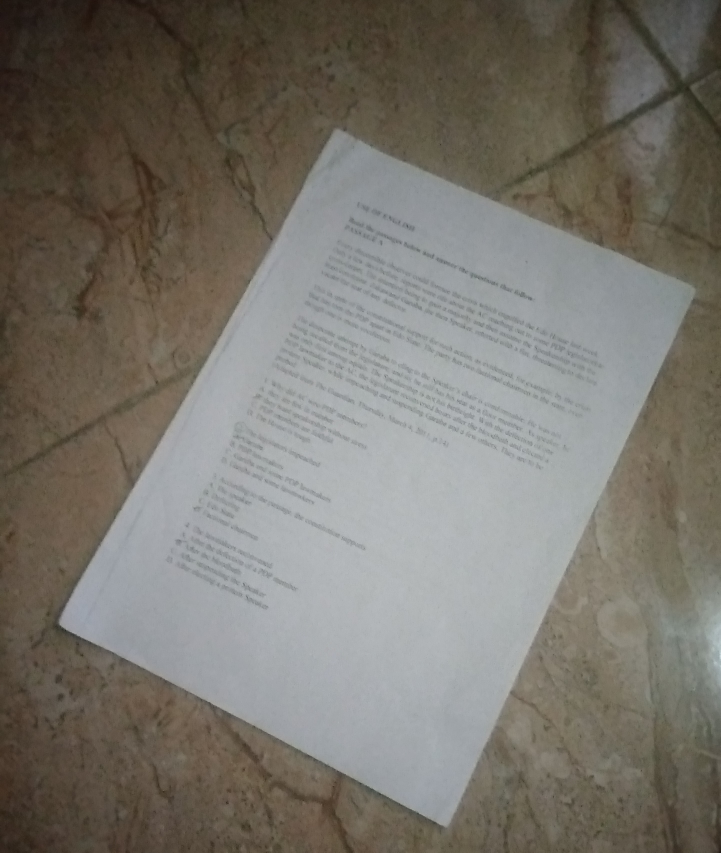
#> input picture images/questions.jpg, 2881 x 3409 px (shown at 1/4 size)
$ python scan.py
#> lines starting #> are read from the running program, lines starting #| are printed output that depends on the picture; after the words box and inside, x2 and y2 are one past the last pixel; in counts of white or black regions, pixels touching at a corner belong together
from skimage.filters import threshold_local # to add a kind of black and white feel to the scanned image
import numpy as np
import cv2
import imutils

# load the image
image=  cv2.imread("images/questions.jpg")
#> image is the input picture: shape (3409, 2881, 3); mean B, G, R 108.1, 116.1, 120
orig = image.copy() # keep a copy as well

# resize the image - focus on the contours
height= image.shape[0] # image.shape returns a tuple -  (height, width, channels). Extract height
#> height = 3409
width =image.shape[1] # Extract width/ number of columns in the image
#> width = 2881
ratio =0.2 # rescaled to 20% of its original dimensions

# new width and height
width = int(width*ratio)
#> width = 576
height =int(height*ratio)
#> height = 681

# resized image with new dimensions
image = cv2.resize(image,(width, height))
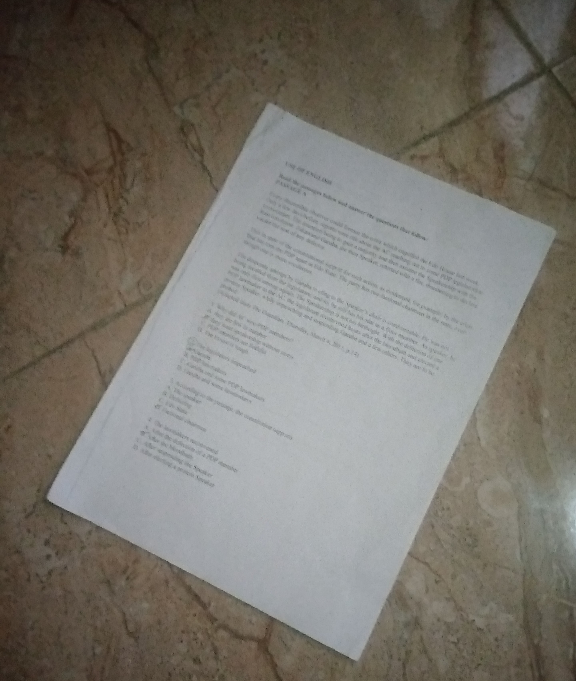
#> image: shape (681, 576, 3); mean B, G, R 108, 116, 119.9

# grayscale the image to reduce color
# converts the image from the BGR color space (Blue, Green, Red) to grayscale
grey_scaled = cv2.cvtColor(image, cv2.COLOR_BGR2GRAY)
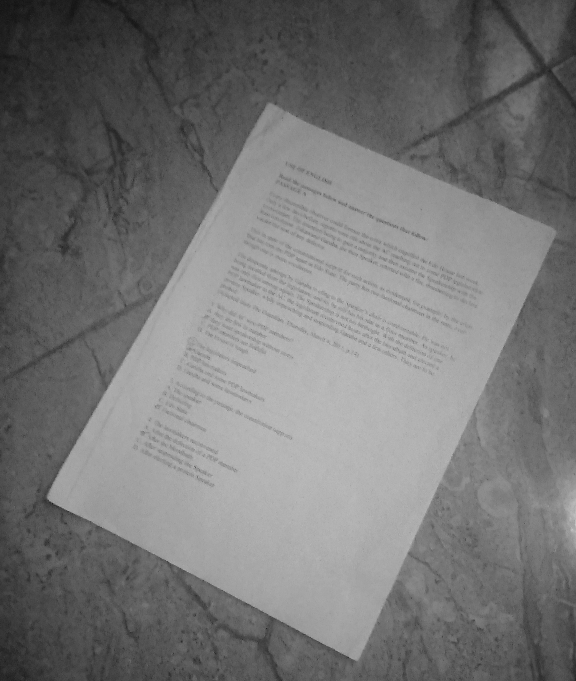
#> grey_scaled: shape (681, 576); min 18, max 197, mean 116.2

# Blur the image by applying a gaussian blur to the image
grey_scaled = cv2.GaussianBlur(grey_scaled, (5,5),0) # (5,5) is the size of the kernel, which determines the amount of blurring

# Now that the image is smooth and has less noise, we can detect edges
edged= cv2.Canny(grey_scaled, 50,200) # canny edge detection algorithm
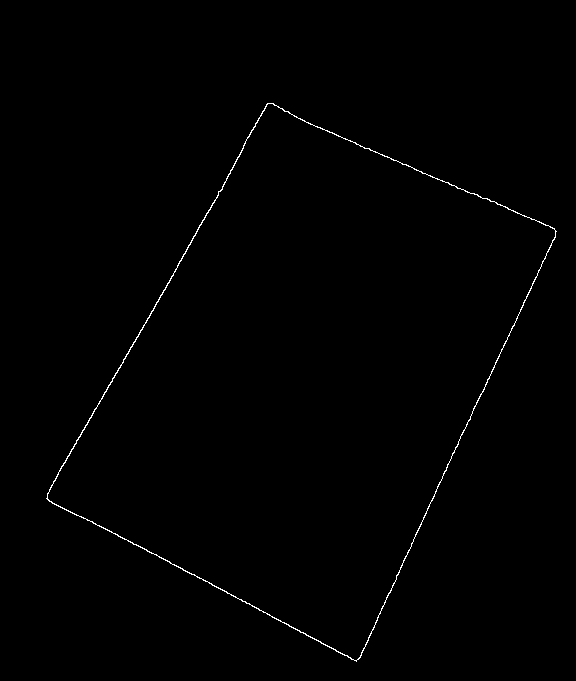
#> edged: shape (681, 576); 0.5% white in thin lines or dots, all inside (x1, y1, x2, y2) = (46, 103, 557, 662)

# # Display the original and edge-detected images
# cv2.imshow("Image", image) # DISPLAYS THE RESIZED IMAGE in a window titles "Image"
# cv2.waitKey(0) # Waits indefinitely for a key press before closing the window.
# cv2.imshow("Edges detected", edged)
# cv2.waitKey(0)


# find those contours
contours = cv2.findContours(edged.copy(), cv2.RETR_LIST, cv2.CHAIN_APPROX_SIMPLE)
#> contours = 2 contours; box (x1, y1, x2, y2) and area: (46, 103, 557, 662) 154574, (47, 103, 556, 661) 154020
contours = imutils.grab_contours(contours)
contours = sorted(contours, key=cv2.contourArea, reverse=True)[:5] # extracting top 5 largest contours

# Draw the contours on the image
# contour_image = image.copy() # create a copy of the image to draw contours on
# cv2.drawContours(contour_image, contours, -1, (0, 255, 0), 2)

# # Display the image with contours
# cv2.imshow("Contours", contour_image)
# cv2.waitKey(0)

# looping over the list of contours to find the one that represents the boundary
for contour in contours:
    perimeter = cv2.arcLength(contour, True) # calculate the perimeter
    # approximate your contour
    approximation = cv2.approxPolyDP(contour, 0.02*perimeter, True)

    # if our contour has 4 points, then surely, it should be the paper(rectangle)
    if len(approximation) == 4:
        paper_outline = approximation # then its the boundary
        break
#> this loop made 1 pass
#> (perimeter, paper_outline) on pass 1: (1720.7, [[267, 103], [46, 498], [356, 661], [556, 231]])

# Draw the found contour.
# cv2.drawContours(image,[paper_outline],-1,(0,255,0),2)
# cv2.imshow("Found outline", image)
# cv2.waitKey(0)

# we want a 90-degree view of the image especially if it is tilted
# Identify the 4 edge points of the image and arrange it as to where we think it should be

# 4 edge points - top left, top right, bottom right, bottom left
# sum of the coordinates (x,y) is largest for top right and smallest for bottom left

#  largest difference of points is the Top left Corner
#  smallest difference of points is the Bottom left Corner

def arrange_points_in_space(points):
    # initialize a list of co-ordinates that will be ordered
    # first entry is top-left point, second entry is top-right
    # third entry is bottom-right, forth/last point is the bottom left point.
    # a 4 by 2 matrix because we have 4 edge points and each has an x and y coordinate
    rectangle = np.zeros((4,2), dtype = "float32")

    sum_points= points.sum(axis =1) # Calculate the sum of the x and y coordinates for each point.
#> sum_points = [1850, 2720, 5085, 3935]
    # bottom left/rectangle[3] point should be the smallest sum

    rectangle[0] = points[np.argmin(sum_points)]
    rectangle[2] = points[np.argmax(sum_points)]

    #bottom right will have the smallest difference
    #top left will have the largest difference.
    diff_points = np.diff(points, axis=1)
#> diff_points = [-820, 2260, 1525, -1625]
    rectangle[1] = points[np.argmin(diff_points)]
    rectangle[3] = points[np.argmax(diff_points)]

    return rectangle

def set_four_points(image, points):
    # get the order of the points
    # The points are unpacked into variables top_left, top_right, bottom_right, and bottom_left
    rectangle = arrange_points_in_space(points)
#> rectangle = [[1335, 515], [2780, 1155], [1780, 3305], [230, 2490]]
    (top_left, top_right, bottom_right, bottom_left) = rectangle
#> top_left = [1335, 515]; top_right = [2780, 1155]; bottom_right = [1780, 3305]; bottom_left = [230, 2490]

    # compute dimensions of the new arranged rectangle using the euclidean distance
    left_height = np.sqrt(((top_left[0] - bottom_left[0])**2) + ((top_left[1] - bottom_left[1])**2))
#> left_height = 2263.1
    right_height = np.sqrt(((top_right[0] - bottom_right[0])**2) + ((top_right[1] - bottom_right[1])**2))
#> right_height = 2371.2
    top_width = np.sqrt(((top_right[0] - top_left[0])**2) + ((top_right[1] - top_left[1])**2))
#> top_width = 1580.4
    bottom_width = np.sqrt(((bottom_right[0] - bottom_left[0])**2) + ((bottom_right[1] - bottom_left[1])**2))
#> bottom_width = 1751.2

    # find the distances
    max_height= max(int(left_height), int(right_height))
#> max_height = 2371
    max_width = max(int(top_width), int(bottom_width))
#> max_width = 1751

    destination=np.array([
        [0,0],
        [max_width-1, 0],
        [max_width -1, max_height-1],
        [0, max_height -1 ]

    ], dtype= "float32")
#> destination = [[0, 0], [1750, 0], [1750, 2370], [0, 2370]]

    # calculates the transformation matrix that maps the rectangle points to the destination points.
    matrix = cv2.getPerspectiveTransform(rectangle, destination)
#> matrix = [[1.06, 0.591, -1715.9], [-0.491, 1.11, 84.49], [7.04e-06, 6.03e-05, 1]]

    # apply the perspective transformation matrix to the image to get the warped image
    warped = cv2.warpPerspective(image, matrix, (max_width, max_height))
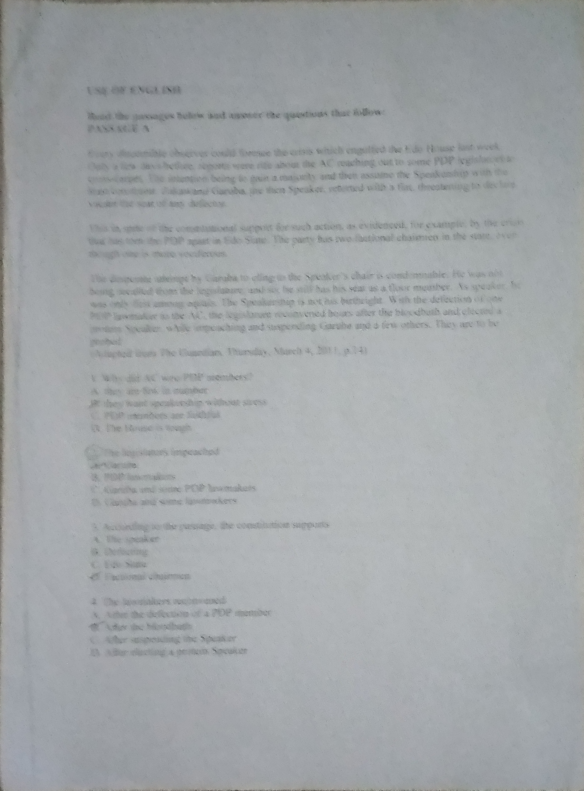
#> warped: shape (2371, 1751, 3) (shown at 1/3 size); mean B, G, R 167.1, 164.8, 160.6

    return warped

# rescaled the paper outline back to its original by removing the ratio scaling
warped = set_four_points(orig, paper_outline.reshape(4, 2) * (1/ratio))

# warped = cv2.cvtColor(warped, cv2.COLOR_BGR2GRAY) # for grey scaled image
# threshold = threshold_local(warped, 11, offset=10, method="gaussian") # convert grayscale image into a binary image
# warped = (warped > threshold).astype("uint8") * 255 # binary conversion by comparing the grayscale image to the local threshold and then converting the result to an 8-bit image.

# show the original and scanned images
print("Image Reset in progress")
cv2.imshow("Original", cv2.resize(orig, (width, height)))
cv2.imshow("Scanned", cv2.resize(warped, (width, height)))
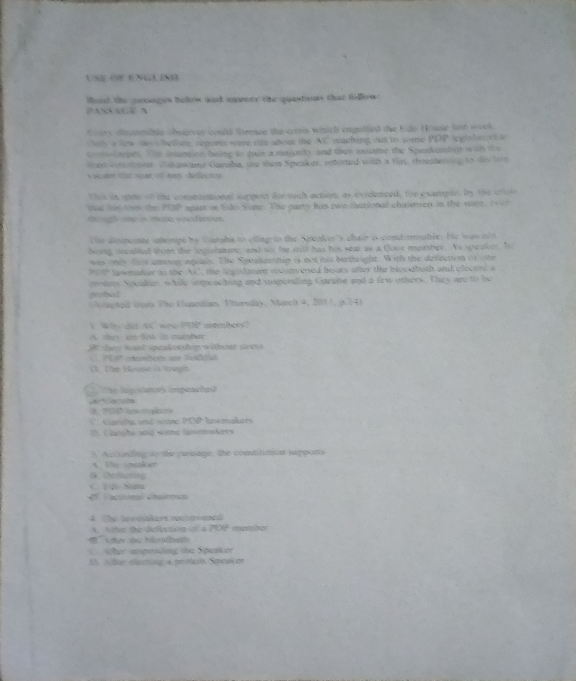
#> window 'Scanned': shape (681, 576, 3); mean B, G, R 167, 164.7, 160.5
cv2.waitKey(0)
